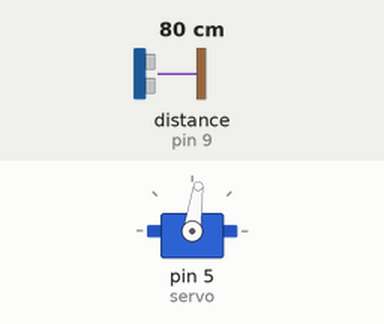
This sketch was run on a simulated Arduino Uno, built with avr-gcc and run on an emulated ATmega328P. Parts: servo. Wiring (inferred from the names in the program): ultrasonic range finder: trigger pin 8; echo pin 9. The inputs (shaded band) are chosen by the test bench; at power-on: distance to the obstacle (sensor on pin 9) 80 cm. The echo pulse lasts 58.3 µs per cm; what the sketch prints to the serial monitor is not drawn.

Above: at 1.09 s.
1.3 s: distance to the obstacle (sensor on pin 9) set to 2 cm
At 4.0 s:
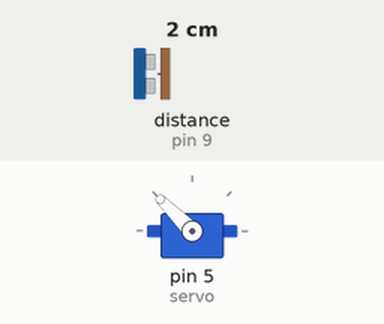
4.3 s: distance to the obstacle (sensor on pin 9) set to 18 cm
7.3 s: distance to the obstacle (sensor on pin 9) set to 120 cm
Timing chart, 0 to 10.3 s (numbered marks = the images above; inputs shaded):
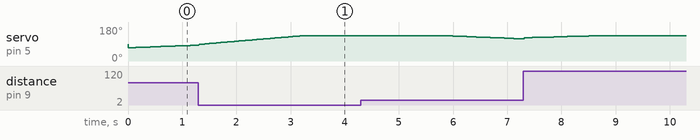

The sketch:

Project-PIDBoard.ino
```cpp
#include <Servo.h>
Servo servo;
/* mini servo can only rotate 0-180 degree*/
#define trig 8
#define echo 9

#define kp 1
#define ki 0.02
#define kd 0.001

double priError = 0;
double toError = 0;

void setup() {
  pinMode(trig, OUTPUT);
  pinMode(echo, INPUT);
  servo.attach(5);
  Serial.begin(9600);
  servo.write(90);

}
void loop() {
  PID();
}

long distance () {
  digitalWrite(trig, LOW);
  delayMicroseconds(4);
  digitalWrite(trig, HIGH);
  delayMicroseconds(10);
  digitalWrite(trig, LOW);

  long t = pulseIn(echo, HIGH);
  float cm = (t / 2.0) * 0.0343;
  return cm;
}

void PID() {
  int dis = distance ();

  /*pengkondisian nilai error sensor ultrasonic*/
  //Sensor HC-SR04 lemah ketika menghitung jarak dibawah 5 cm
  if(dis>22){
    dis = 5;
  }

  int setP = 11;
  double error = setP - dis;


  double Pvalue = error * kp;
  double Ivalue = toError * ki;
  double Dvalue = (error - priError) * kd;

  double PIDvalue = Pvalue + Ivalue + Dvalue;
  priError = error;
  toError += error;
  // Serial.println(" ");
  // Serial.println("Nilai PID : ");
  // Serial.print(PIDvalue);

  // Serial.println("Jarak : ");
  Serial.print(dis);
  Serial.println(" ");
  int Fvalue = (int)PIDvalue;


  Fvalue = map(Fvalue, -135, 135, 0, 135);


  if (Fvalue < 0) {
    Fvalue = 0;
  }
  if (Fvalue > 135) {
    Fvalue = 135;
  }

  servo.write(Fvalue);
}
```

Measured:
- after the input at 4.3 s, servo on pin 5 (servo): moves from 135° to 117° over 1.5 s, starting after 1.5 s
